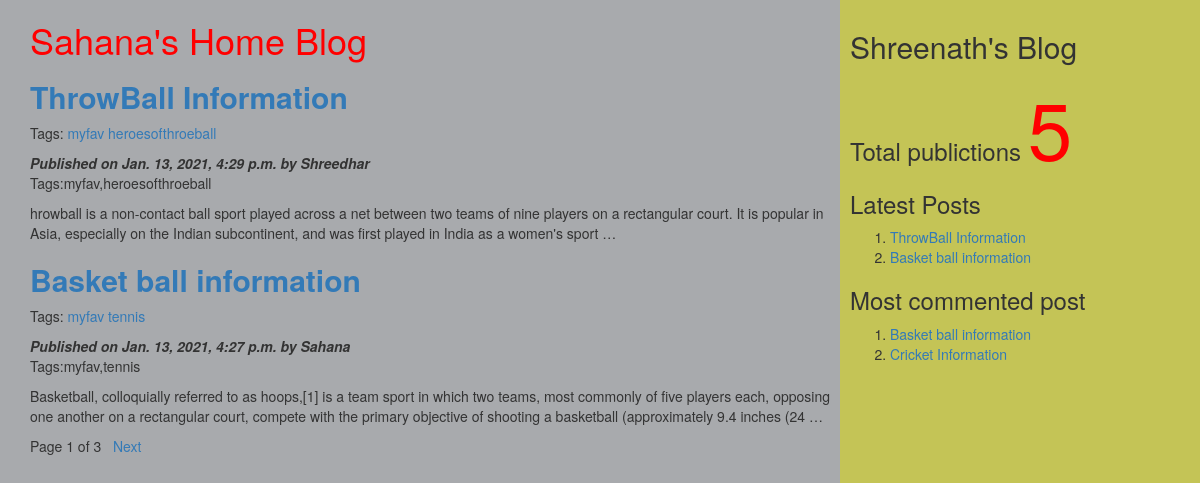
The page / on the database its author committed.
### myApp/models.py (models this page shows, shortened)
class Post(models.Model):
          tags=TaggableManager()
          STATUS_CHOICES=(('draft','Draft'),('published','Published'))
          title=models.CharField(max_length=256)
          slug=models.SlugField(max_length=264,unique_for_date='publish')
          author=models.ForeignKey(User,related_name='blog_posts',on_delete= models.CASCADE)
          body=models.TextField()
          publish=models.DateTimeField(default=timezone.now)
          created=models.DateTimeField(auto_now_add=True)
          updated=models.DateTimeField(auto_now=True)
          status= models.CharField(max_length=10,choices=STATUS_CHOICES,default='draft')
          objects=CustomManager()
          class Meta:
                ordering=('-publish',)
          def get_absolute_url(self):
                return reverse('post_detail',args=[self.publish.year,self.publish.strftime('%m'),self.publish.strftime('%d'),self.slug])

### myApp/views.py (the view)
# urls.py: url(r'^$',views.post_list_view),
def post_list_view(request,tag_slug=None):
    post_list=Post.objects.all()
    tag=None
    if tag_slug:
        tag=get_object_or_404(Tag,slug=tag_slug)#provided slug
        post_list=post_list.filter(tags__in=[tag])
    paginator=Paginator(post_list,2) #step1
    page_number=request.GET.get('page') #step2
    try:
       post_list=paginator.page(page_number) #step2
    except PageNotAnInteger:
       post_list=paginator.page(1) #step 3
    except EmptyPage:
      post_list=paginator.page(paginator.num_pages) #step 4
    d={'post_list':post_list,'tag':tag}
    return render(request,'myApp/post_list.html',d)

### myApp/models.py (called while the page is built)
    def get_queryset(self):
        return super().get_queryset().filter(status='published')

### myApp/templatetags/mytags.py (called while the page is built)
@register.simple_tag
def total_posts():
    return Post.objects.count()

@register.inclusion_tag('myApp/latest_post.html')
def show_latest_posts(count=3):
    latest_posts=Post.objects.order_by('-publish')[:count]
    return {'latest_posts':latest_posts}

@register.simple_tag
def get_most_commented_posts(count=2):
    return Post.objects.annotate(total_comments=Count('comments')).order_by('-total_comments')[:count]

### templates/myApp/post_list.html (shortened to what this page needs)
<html>
    {%extends 'myApp/parent.html'%}
        {%block content_block%}
        <h1 style="color:red">Sahana's Home Blog</h1>
        {%for post in post_list%}
        <a href="{{post.get_absolute_url}}"><h2><b>{{post.title}}</b></h2></a>
        <p>Tags:
          {% for t in post.tags.all%}
          <a href="{%url "post_list_by_tag_name" t.slug%}">{{t.name}}</a>
          {%endfor%}
        </p>
        <i><b>Published on {{post.publish}} by {{post.author|title}}</b></i>
        <p>Tags:{{post.tags.all|join:','}}</p>
        {{post.body|truncatewords:40|linebreaks}}
        {%endfor%}
        {%include 'myApp/pagination.html' with page=post_list%}
        {%endblock%}

### templates/myApp/parent.html (shortened to what this page needs)
<html>
{%load mytags%}
    <head>
        <link rel="stylesheet" href="https://maxcdn.bootstrapcdn.com/bootstrap/3.3.7/css/bootstrap.min.css">
    </head>
    <body>
        <div class="content" style="width:70%;float:left;background-color:a8aaad;height:300%;padding:0 0 0 30px">
              {%block content_block%}
              {%endblock%}
        </div>
        <div class="sidebar" style="width:30%;float:right;background-color:#c4c456;height:300%;padding:10px">
            <h2>Shreenath's Blog</h2>
            <h3>Total publictions
              <span style="color:red;font-size:80px">
              {%total_posts%}</span>
              <h3>Latest Posts</h3>
              {% show_latest_posts 2 %}
              <h3>Most commented post</h3>
              {%get_most_commented_posts as m%}
              <ol>
                {%for post in m%}
                <li><a href="{{post.get_absolute_url}}">{{post.title}}</a></li>
                {%endfor%}
              </ol>
            </h3>
        </div>
    </body>
</html>

### templates/myApp/pagination.html (shortened to what this page needs)
<!DOCTYPE html>
<html lang="en" dir="ltr">
  <body>
     <div class="paginator">
      <span>Page {{page.number}} of {{page.paginator.num_pages}}</span>&nbsp&nbsp
      {%if page.has_next%}
      <a href="?page={{page.next_page_number}}">Next</a> &nbsp  &nbsp
      {%endif%}
     </div>
  </body>
</html>

### templates/myApp/latest_post.html
<!DOCTYPE html>
<html lang="en" dir="ltr">
  <body>
    <ol>
    {%for post in latest_posts%}
    <li><a href="{{post.get_absolute_url}}">{{post.title}}</a></li>
    {%endfor%}
    </ol>
  </body>
</html>

### rows shown on the page
Post: title "ThrowBall Information", publish "Jan. 13, 2021, 4:29 p.m.", author "Shreedhar", tags.all "myfav,heroesofthroeball", body "hrowball is a non-contact ball sport played across a net between two teams of nine players on a rectangular court. It is popular in Asia, especially on the Indian subcontinent, and was first played in India as a women's sport …"
Tag: name "myfav"
Tag: name "heroesofthroeball"
Post: title "Basket ball information", publish "Jan. 13, 2021, 4:27 p.m.", author "Sahana", tags.all "myfav,tennis", body "Basketball, colloquially referred to as hoops,[1] is a team sport in which two teams, most commonly of five players each, opposing one another on a rectangular court, compete with the primary objective of shooting a basketball (approximately 9.4 inches (24 …"
Tag: name "tennis"
Post: title "Cricket Information"

### other values the page prints
{{ page.number }} "1"
{{ page.paginator.num_pages }} "3"
